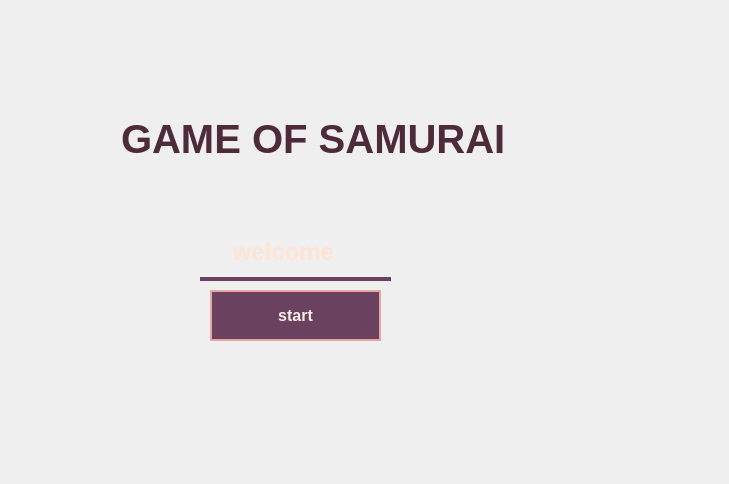
<?xml version="1.0" encoding="UTF-8"?>
<ui version="4.0">
 <class>Welcome</class>
 <widget class="QMainWindow" name="Welcome">
  <property name="geometry">
   <rect>
    <x>0</x>
    <y>0</y>
    <width>729</width>
    <height>484</height>
   </rect>
  </property>
  <property name="windowTitle">
   <string>Welcome</string>
  </property>
  <property name="styleSheet">
   <string notr="true">QMainWindow{
	
	background-image: url(:/new/prefix1/Welcome.png);
	background-size: cover;
	baclground-repeat: no repeat;
}
QWidget {	
    font-family: &quot;Black Ops One&quot;, &quot;Arial Black&quot;, sans-serif;
    font-size: 14px;
    border: none;
}

QPushButton {
    background-color: #6a415e;
    color: #fcefe9;
    border: 2px solid #e8a6a1;
    border-radius: 0px;
    padding: 6px 12px;
    font-size: 16px;
    font-weight: bold;
}

QPushButton:hover {
    background-color: #8c5678;
    border-color: #ffd1c1;
}

QPushButton:pressed {
    background-color: #a8547b;
    border-color: #ff9c8f;
}

QLabel {
    font-size: 24px;
    font-weight: bold;
    color: #ffe3d3;
    border-bottom: 4px solid #6a415e;
    padding-bottom: 4px;
}

QProgressBar {
    background-color: #4b2e45;
    border: 1px solid #c18187;
    text-align: center;
    color: #ffece6;
    border-radius: 0px;
    font-size: 12px;
}

QProgressBar::chunk {
    background-color: #e69da7;
    width: 10px;
    margin: 0.5px;
}

QScrollBar:vertical {
    border: none;
    background: #3e2d3e;
    width: 10px;
}

QScrollBar::handle:vertical {
    background: #e8a6a1;
    min-height: 20px;
}

QListView, QTableView {
    background-color: #2a1e2b;
    alternate-background-color: #3b2a3a;
    selection-background-color: #d48997;
    selection-color: #fff0f0;
}
</string>
  </property>
  <widget class="QWidget" name="centralwidget">
   <widget class="QPushButton" name="pushButton">
    <property name="geometry">
     <rect>
      <x>210</x>
      <y>290</y>
      <width>171</width>
      <height>51</height>
     </rect>
    </property>
    <property name="text">
     <string>start</string>
    </property>
   </widget>
   <widget class="QLabel" name="label">
    <property name="geometry">
     <rect>
      <x>200</x>
      <y>230</y>
      <width>191</width>
      <height>51</height>
     </rect>
    </property>
    <property name="text">
     <string>    welcome</string>
    </property>
   </widget>
   <widget class="QLabel" name="label_2">
    <property name="geometry">
     <rect>
      <x>110</x>
      <y>100</y>
      <width>431</width>
      <height>81</height>
     </rect>
    </property>
    <property name="styleSheet">
     <string notr="true">QLabel#label_2{
font-size: 40px;
border: none;
color: rgb(77, 43, 57);
}</string>
    </property>
    <property name="text">
     <string>GAME OF SAMURAI</string>
    </property>
   </widget>
  </widget>
  <widget class="QMenuBar" name="menubar">
   <property name="geometry">
    <rect>
     <x>0</x>
     <y>0</y>
     <width>729</width>
     <height>24</height>
    </rect>
   </property>
  </widget>
  <widget class="QStatusBar" name="statusbar"/>
 </widget>
 <resources/>
 <connections/>
</ui>
